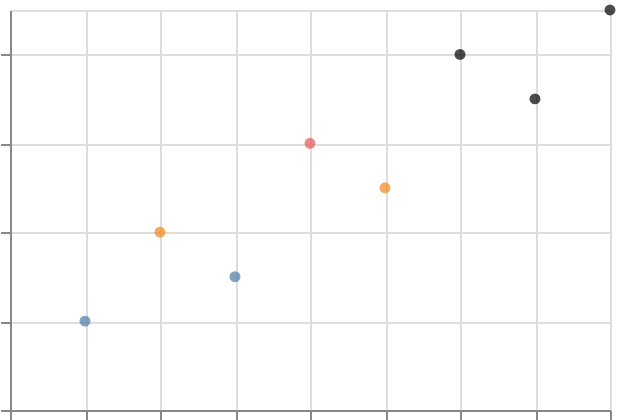

Here is the Vega-Lite specification saved for this chart:
### Vega-Lite specification from a JSON file in a GitHub repository (floating-point values rounded to 4 significant figures)
{"$schema": "https://vega.github.io/schema/vega-lite/v6.json", "padding": 5, "autosize": "none", "width": 300, "height": 200, "data": {"name": "table", "values": [{"c": "A", "g": "p", "x": 1, "y": 2, "v": 5, "t": "2024-01-15", "o": {"v": 3}, "IMDB Rating": 6.1, "d": "x1"}, {"c": "B", "g": "q", "x": 2, "y": 4, "v": 9, "t": "2024-02-20", "o": {"v": 7}, "IMDB Rating": 7.4, "d": "x2"}, {"c": "A", "g": "q", "x": 3, "y": 3, "v": 2, "t": "2024-03-05", "o": {"v": 1}, "IMDB Rating": 5.2, "d": "x1"}, {"c": "C", "g": "p", "x": 4, "y": 6, "v": 7, "t": "2024-05-30", "o": {"v": 4}, "IMDB Rating": 8.8, "d": "x3"}, {"c": "B", "g": "p", "x": 5, "y": 5, "v": 4, "t": "2024-07-11", "o": {"v": 9}, "IMDB Rating": 6.9, "d": "x2"}, {"c": "C", "g": "q", "x": 6, "y": 8, "v": 6, "t": "2024-09-02", "o": {"v": 2}, "IMDB Rating": 7.7, "d": "x3"}, {"c": "A", "g": "p", "x": 7, "y": 7, "v": 8, "t": "2024-11-25", "o": {"v": 5}, "IMDB Rating": 4.4, "d": "x1"}, {"c": "B", "g": "q", "x": 8, "y": 9, "v": 3, "t": "2024-12-31", "o": {"v": 8}, "IMDB Rating": 9.1, "d": "x2"}]}, "mark": {"type": "point", "filled": true}, "encoding": {"x": {"field": "x", "type": "quantitative"}, "y": {"field": "y", "type": "quantitative"}, "color": {"field": "c", "type": "nominal", "condition": {"test": "datum.y > 6", "value": "black"}}}}
